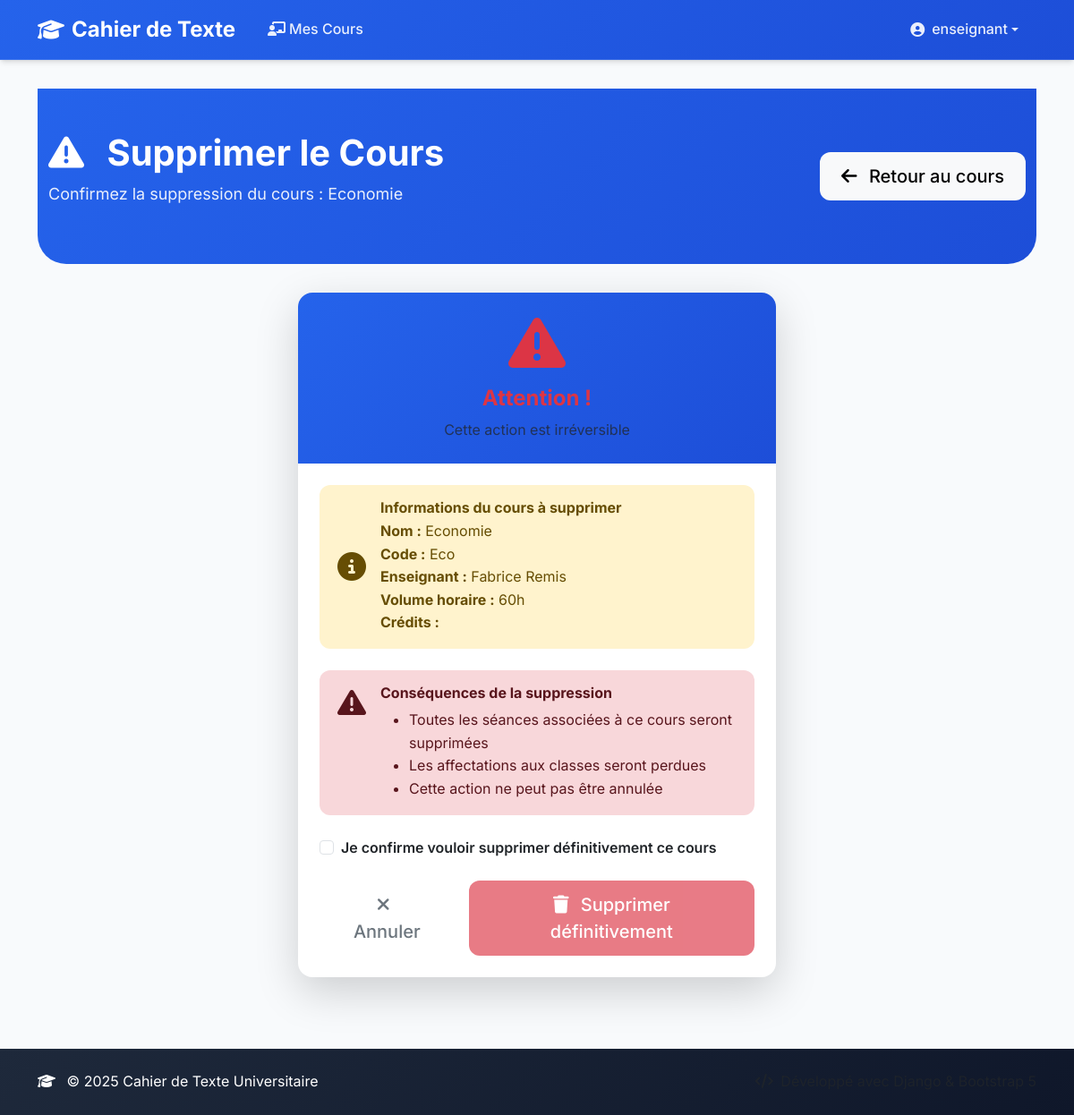
/cours/supprimer/1/ (signed in), run on the app's committed database.
### cours/models.py (models this page shows, shortened)
class Cours(models.Model):
    nom = models.CharField(max_length=100)
    code = models.CharField(max_length=20, unique=True)
    volume_horaire_total = models.IntegerField()
    volume_theorie = models.IntegerField()
    volume_tp = models.IntegerField()
    volume_td = models.IntegerField()
    formations = models.ManyToManyField(Formation, related_name='cours_associes', blank=True)
    classes = models.ManyToManyField('classes.Classe', related_name='cours', blank=True)
    enseignant = models.ForeignKey(User, on_delete=models.SET_NULL, null=True, blank=True, related_name='cours')
    entite = models.ForeignKey('users.Entite', on_delete=models.CASCADE, null=True, blank=True, related_name='cours')
    date_creation = models.DateTimeField(auto_now_add=True)
    class Meta:
        verbose_name = "Cours"
        verbose_name_plural = "Cours"

### cours/views.py (the view)
# urls.py: path('supprimer/<int:cours_id>/', views.supprimer_cours, name='supprimer_cours'),  # Nouvelle URL
@login_required
def supprimer_cours(request, cours_id):
    try:
        cours = Cours.objects.get(id=cours_id)
    except Cours.DoesNotExist:
        messages.error(request, "Le cours demandé n'existe pas.")
        return redirect('cours:liste_cours')
    if request.method == 'POST':
        cours.delete()
        messages.success(request, 'Cours supprimé avec succès!')
        return redirect('cours:liste_cours')
    return render(request, 'cours/supprimer_cours.html', {'cours': cours})

### cours/templates/cours/supprimer_cours.html (shortened to what this page needs)
{% extends 'base.html' %}
{% block content %}
<div class="page-header">
    <div class="container">
        <div class="row align-items-center">
            <div class="col-lg-8">
                <h1 class="page-title">
                    <i class="fas fa-exclamation-triangle me-3"></i>
                    Supprimer le Cours
                </h1>
                <p class="page-subtitle">
                    Confirmez la suppression du cours : {{ cours.nom }}
                </p>
            </div>
            <div class="col-lg-4 text-lg-end">
                <a href="{% url 'cours:detail_cours' cours.id %}" class="btn btn-light btn-lg">
                    <i class="fas fa-arrow-left me-2"></i> Retour au cours
                </a>
            </div>
        </div>
    </div>
</div>
<div class="container">
    <div class="row justify-content-center">
        <div class="col-lg-6">
            <div class="card border-0 shadow-lg">
                <div class="card-header bg-transparent border-0 text-center py-4">
                    <div class="mb-3">
                        <i class="fas fa-exclamation-triangle fa-4x text-danger"></i>
                    </div>
                    <h4 class="fw-bold mb-2 text-danger">Attention !</h4>
                    <p class="text-muted mb-0">Cette action est irréversible</p>
                </div>
                <div class="card-body p-4">
                    <div class="alert alert-warning mb-4">
                        <div class="d-flex align-items-center">
                            <i class="fas fa-info-circle fa-2x me-3"></i>
                            <div>
                                <h6 class="fw-bold mb-1">Informations du cours à supprimer</h6>
                                <p class="mb-0">
                                    <strong>Nom :</strong> {{ cours.nom }}<br>
                                    <strong>Code :</strong> {{ cours.code|default:"N/A" }}<br>
                                    <strong>Enseignant :</strong> {{ cours.enseignant.get_full_name|default:cours.enseignant.username }}<br>
                                    <strong>Volume horaire :</strong> {{ cours.volume_horaire_total }}h<br>
                                    <strong>Crédits :</strong> {{ cours.credits }}
                                </p>
                            </div>
                        </div>
                    </div>
                    <div class="alert alert-danger mb-4">
                        <div class="d-flex align-items-start">
                            <i class="fas fa-exclamation-triangle fa-2x me-3 mt-1"></i>
                            <div>
                                <h6 class="fw-bold mb-2">Conséquences de la suppression</h6>
                                <ul class="mb-0">
                                    <li>Toutes les séances associées à ce cours seront supprimées</li>
                                    <li>Les affectations aux classes seront perdues</li>
                                    <li>Cette action ne peut pas être annulée</li>
                                </ul>
                            </div>
                        </div>
                    </div>
                    <form method="post" class="needs-validation" novalidate>
                        <div class="mb-4">
                            <div class="form-check">
                                <input class="form-check-input" type="checkbox" id="confirm-delete" required>
                                <label class="form-check-label fw-semibold" for="confirm-delete">
                                    Je confirme vouloir supprimer définitivement ce cours
                                </label>
                            </div>
                        </div>
                        <div class="d-flex gap-3 justify-content-center">
                            <a href="{% url 'cours:detail_cours' cours.id %}" class="btn btn-outline-secondary btn-lg">
                                <i class="fas fa-times me-2"></i> Annuler
                            </a>
                            <button type="submit" class="btn btn-danger btn-lg" id="delete-btn" disabled>
                                <i class="fas fa-trash me-2"></i> Supprimer définitivement
                            </button>
                        </div>
                    </form>
                </div>
            </div>
        </div>
    </div>
</div>
{% endblock %}

### templates/base.html (shortened to what this page needs)
<!DOCTYPE html>
<html lang="fr">
<head>
    <link href="https://cdn.jsdelivr.net/npm/bootstrap@5.3.2/dist/css/bootstrap.min.css" rel="stylesheet">
    <link rel="stylesheet" href="https://cdnjs.cloudflare.com/ajax/libs/font-awesome/6.4.0/css/all.min.css">
</head>
<body class="d-flex flex-column min-vh-100">
    <nav class="navbar navbar-expand-lg navbar-dark sticky-top">
        <div class="container">
            <a class="navbar-brand d-flex align-items-center" href="{% url 'users:dashboard' %}">
                <i class="fas fa-graduation-cap me-2"></i>
                Cahier de Texte
            </a>
            <div class="collapse navbar-collapse" id="navbarNav">
                <ul class="navbar-nav me-auto">
                    {% if user.is_authenticated %}
                        {% if user.profil.role == 'administrateur' %}
                            <li class="nav-item">
                                <a class="nav-link" href="/admin/">
                                    <i class="fas fa-cog me-1"></i>Administration
                                </a>
                            </li>
                        {% elif user.profil.role == 'enseignant' %}
                            <li class="nav-item">
                                <a class="nav-link" href="{% url 'users:dashboard' %}">
                                    <i class="fas fa-chalkboard-teacher me-1"></i>Mes Cours
                                </a>
                            </li>
                        {% elif user.profil.role == 'controleur' %}
                            <li class="nav-item">
                                <a class="nav-link" href="{% url 'users:recapitulatif_par_enseignant' %}">
                                    <i class="fas fa-chart-bar me-1"></i>Récapitulatif
                                </a>
                            </li>
                        {% endif %}
                    {% endif %}
                </ul>
                <ul class="navbar-nav">
                    {% if user.is_authenticated %}
                        <li class="nav-item dropdown">
                            <a class="nav-link dropdown-toggle d-flex align-items-center" href="#" id="navbarDropdown" role="button" data-bs-toggle="dropdown" aria-expanded="false">
                                <i class="fas fa-user-circle me-2"></i>
                                {{ user.username }}
                            </a>
                        </li>
                    {% else %}
                        <li class="nav-item">
                            <a class="nav-link" href="{% url 'login' %}">
                                <i class="fas fa-sign-in-alt me-1"></i>Connexion
                            </a>
                        </li>
                    {% endif %}
                </ul>
            </div>
        </div>
    </nav>
    <main class="main-content flex-grow-1">
        <div class="container">
            {% block content %}{% endblock %}
        </div>
    </main>
    <footer class="footer py-4 mt-5">
        <div class="container">
            <div class="row align-items-center">
                <div class="col-md-6">
                    <p class="mb-0">
                        <i class="fas fa-graduation-cap me-2"></i>
                        © {% now "Y" %} Cahier de Texte Universitaire
                    </p>
                </div>
                <div class="col-md-6 text-md-end">
                    <p class="mb-0 text-muted">
                        <i class="fas fa-code me-1"></i>
                    </p>
                </div>
            </div>
        </div>
    </footer>
</body>
</html>

### templates/base.html (style rules this page uses)
:root { --primary-color: #2563eb; --primary-dark: #1d4ed8; --secondary-color: #64748b; --success-color: #10b981; --warning-color: #f59e0b; --danger-color: #ef4444; --info-color: #06b6d4; --light-color: #f8fafc; --dark-color: #1e293b; --border-color: #e2e8f0; --shadow-sm: 0 1px 2px 0 rgb(0 0 0 / 0.05); --shadow-md: 0 4px 6px -1px rgb(0 0 0 / 0.1), 0 2px 4px -2px rgb(0 0 0 / 0.1); --shadow-lg: 0 10px 15px -3px rgb(0 0 0 / 0.1), 0 4px 6px -4px rgb(0 0 0 / 0.1); }
* { font-family: 'Inter', sans-serif; }
body { background-color: #f8fafc; color: #334155; line-height: 1.6; }
.navbar { background: linear-gradient(135deg, var(--primary-color) 0%, var(--primary-dark) 100%) !important; box-shadow: var(--shadow-md); border-bottom: 1px solid rgba(255, 255, 255, 0.1); }
.navbar-brand { font-weight: 700; font-size: 1.5rem; color: white !important; }
.navbar-nav .nav-link { color: rgba(255, 255, 255, 0.9) !important; font-weight: 500; padding: 0.75rem 1rem !important; border-radius: 0.5rem; margin: 0 0.25rem; transition: all 0.3s ease; }
.main-content { min-height: calc(100vh - 200px); padding: 2rem 0; }
.card { border: none; border-radius: 1rem; box-shadow: var(--shadow-sm); transition: all 0.3s ease; }
.card-header { background: linear-gradient(135deg, var(--primary-color) 0%, var(--primary-dark) 100%); color: white; border-radius: 1rem 1rem 0 0 !important; border: none; padding: 1.25rem; }
.btn { border-radius: 0.75rem; font-weight: 500; padding: 0.75rem 1.5rem; transition: all 0.3s ease; border: none; }
.alert { border: none; border-radius: 0.75rem; padding: 1rem 1.25rem; margin-bottom: 1.5rem; }
.footer { background: linear-gradient(135deg, var(--dark-color) 0%, #0f172a 100%); color: white; margin-top: auto; }
.page-header { background: linear-gradient(135deg, var(--primary-color) 0%, var(--primary-dark) 100%); color: white; padding: 3rem 0; margin-bottom: 2rem; border-radius: 0 0 2rem 2rem; }
.page-title { font-size: 2.5rem; font-weight: 700; margin-bottom: 0.5rem; }
.page-subtitle { font-size: 1.125rem; opacity: 0.9; }

### data on the page
Cours: nom "Economie", code "Eco", enseignant.get_full_name "Fabrice Remis", volume_horaire_total "60"

### other printed values
{{ user.username }} "enseignant"
